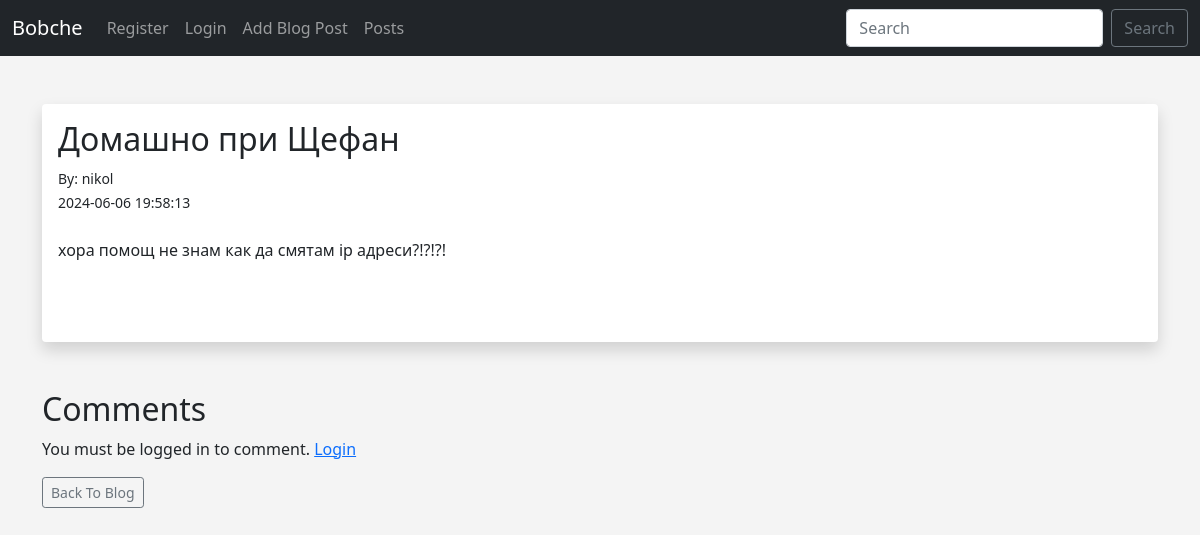
Before: /posts/1 with the older database file.
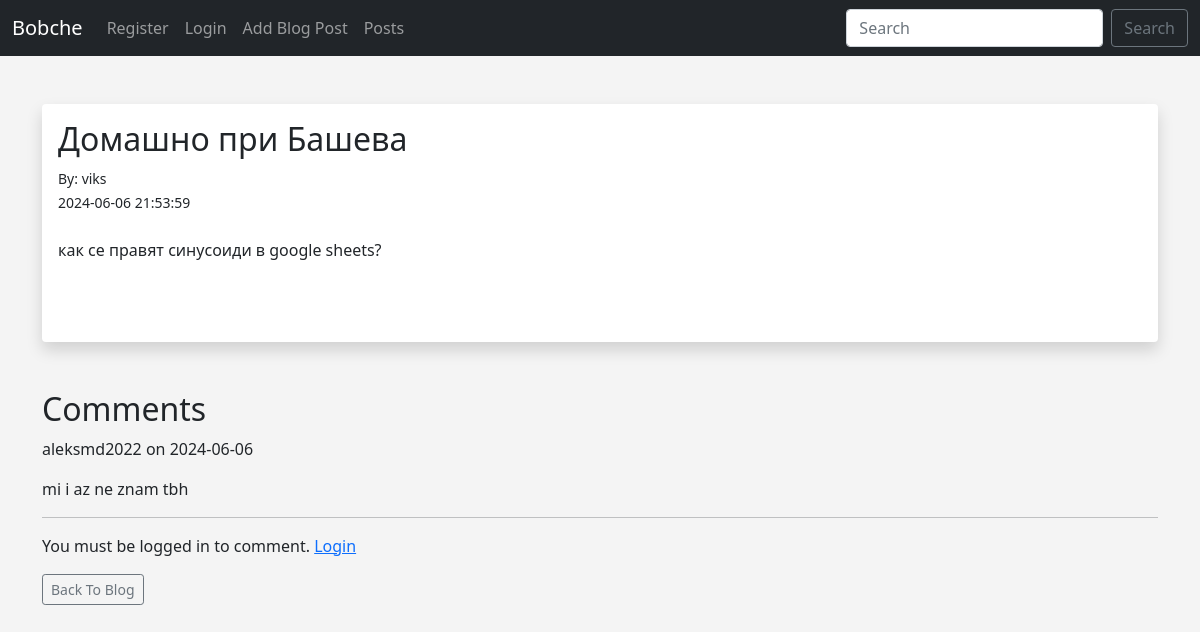
After: the same page with the newer database file.
### app.py (models this page shows, shortened)
class Posts(db.Model):
    id = db.Column(db.Integer, primary_key=True)
    title = db.Column(db.String(255))
    content = db.Column(db.Text)
    author = db.Column(db.String(255))
    slug = db.Column(db.String(255))
    date_posted = db.Column(db.DateTime(timezone=True), default=func.now())
    poster_id = db.Column(db.Integer, db.ForeignKey('users.id'))
    comments = db.relationship('Comment', backref='post')

class Users(db.Model, UserMixin):
    id = db.Column(db.Integer, primary_key=True)
    username = db.Column(db.String(20), nullable=False, unique=True)
    name = db.Column(db.String(200), nullable=False)
    email = db.Column(db.String(120), nullable=False, unique=True)
    password_hash = db.Column(db.String(128))
    posts = db.relationship('Posts', backref='poster')
    comments = db.relationship("Comment", backref='poster')
    @property
    def password(self):
        raise AttributeError('password is not a readable attribute')

class Comment(db.Model):
    id = db.Column(db.Integer, primary_key=True)
    content = db.Column(db.String(200), nullable=False)
    author = db.Column(db.String(255))
    date_posted = db.Column(db.DateTime(timezone=True), default=func.now())
    poster_id = db.Column(db.Integer, db.ForeignKey('users.id'))
    post_id = db.Column(db.Integer, db.ForeignKey('posts.id'), nullable=False)

### app.py (the view)
@app.route('/posts/<int:id>', methods=['GET', 'POST'])
def post(id):
    post = Posts.query.get_or_404(id)
    comments = Comment.query.filter_by(post_id=id).order_by(Comment.date_posted.desc()).all()
    form = CommentForm()
    if form.validate_on_submit():
        comment = Comment(content=form.content.data, author=current_user.username, post_id=id, poster_id=current_user.id)
        db.session.add(comment)
        db.session.commit()
        flash('Your comment has been added!', 'success')
        return redirect(url_for('post', id=post.id))
    return render_template('post.html', post=post, comments=comments, form=form)

### webforms.py
class CommentForm(FlaskForm):
	content = CKEditorField('Comment', validators=[DataRequired()])
	submit = SubmitField('Submit')

class SearchForm(FlaskForm):
	searched = StringField("Searched", validators=[DataRequired()])
	submit = SubmitField("Submit")

### app.py (called while the page is built)
@app.context_processor
def base():
	form = SearchForm()
	return dict(form=form)

### templates/post.html (shortened to what this page needs)
{% extends 'base.html' %}
{% block content %}
<br/>
<div class="shadow p-3 mb-5 bg-body rounded">
	<h2>{{ post.title }}</h2>
	<small>By: {{ post.poster.name }}<br/>
	{{ post.date_posted }}</small> <br/><br/>
	{{ post.content|safe }}<br/><br/>
</div>
<h2>Comments</h2>
{% for comment in comments %}
    <p>{{ comment.author }} on {{ comment.date_posted.strftime('%Y-%m-%d') }}</p>
    <p>{{ comment.content }}</p>
    <hr>
{% endfor %}
{% if current_user.is_authenticated %}
    <form method="POST" action="">
        {{ form.hidden_tag() }}
        <div class="form-group">
            {{ form.content.label }}<br>
            {{ form.content(rows=5, class_="form-control") }}<br>
        </div>
        <div class="form-group">
            {{ form.submit(class_="btn btn-primary") }}
        </div>
    </form>
{% else %}
    <p>You must be logged in to comment. <a href="{{ url_for('login') }}">Login</a></p>
{% endif %}
<a href="{{ url_for('posts')}}" class="btn btn-outline-secondary btn-sm">Back To Blog</a>
{% endblock %}

Changed rows visible on the page:
changed Posts: title "Домашно при Щефан" → "Домашно при Башева"; date_posted "2024-06-06 19:58:13" → "2024-06-06 21:53:59"; content "хора помощ не знам как да смятам ip адреси?!?!?!" → "как се правят синусоиди в google sheets?"
changed Users: poster.name "nikol" → "viks"
added Comment: author "aleksmd2022", date_posted "2024-06-06", content "mi i az ne znam tbh"
